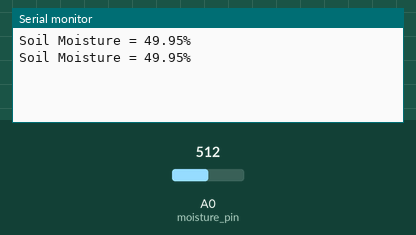
A sketch run on a simulated Arduino Uno, built with avr-gcc and run on an emulated ATmega328P. On the bench: the last lines printed to the serial monitor. The test bench sets the inputs (shaded band); at power-on: A0 (moisture_pin) = 512.

Above: at 2.8 s.
2.9 s: A0 (moisture_pin) set to 716
At 4.9 s:
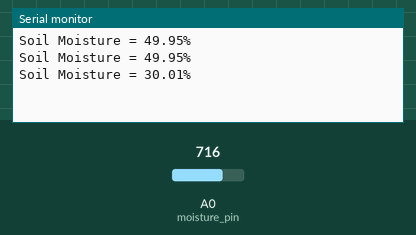
5.6 s: A0 (moisture_pin) set to 900
At 6.5 s:
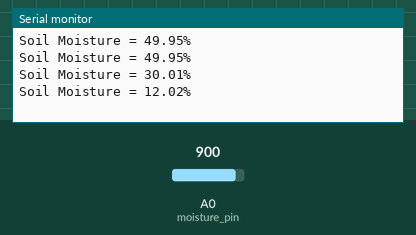
Timing chart, 0 to 8.6 s (numbered marks = the images above; inputs shaded):
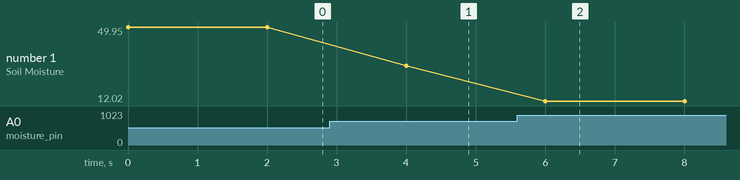

The sketch:

soil_moisture.ino
```cpp
const int moisture_pin = A0;  /* Connect Soil moisture analog sensor pin to A0 of NodeMCU */

void setup()
{
  pinMode(moisture_pin,INPUT);
  Serial.begin(9600); /* Define baud rate for serial communication */
}

void loop() {
  float soil_moisture;

  soil_moisture = ( 100.00 - ( (analogRead(moisture_pin)/1023.00) * 100.00 ) );

  Serial.print("Soil Moisture = ");
  Serial.print(soil_moisture);
  Serial.println("%");

  delay(2000);
}
```

Measured:
- after the input at 2.9 s, the serial monitor: prints a new line after 1.1 s (image 1)
- after the input at 5.6 s, the serial monitor: prints a new line after 0.40 s (image 2)
- plotted number 1: 49.95 → 30.01 after the input at 2.9 s, 30.01 → 12.02 after the input at 5.6 s
